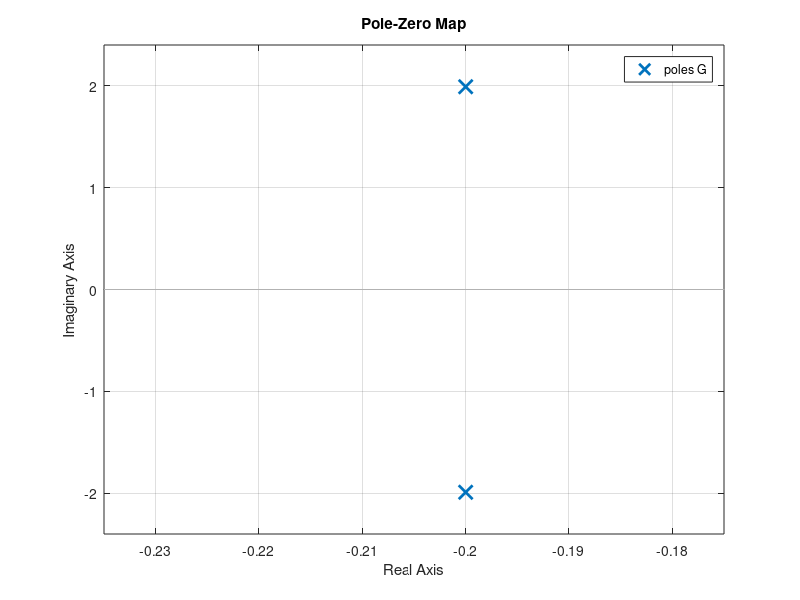
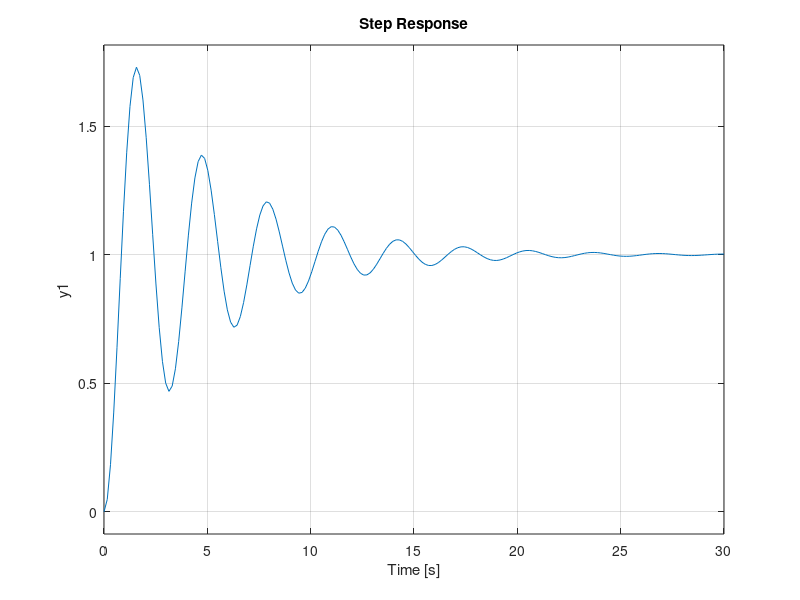
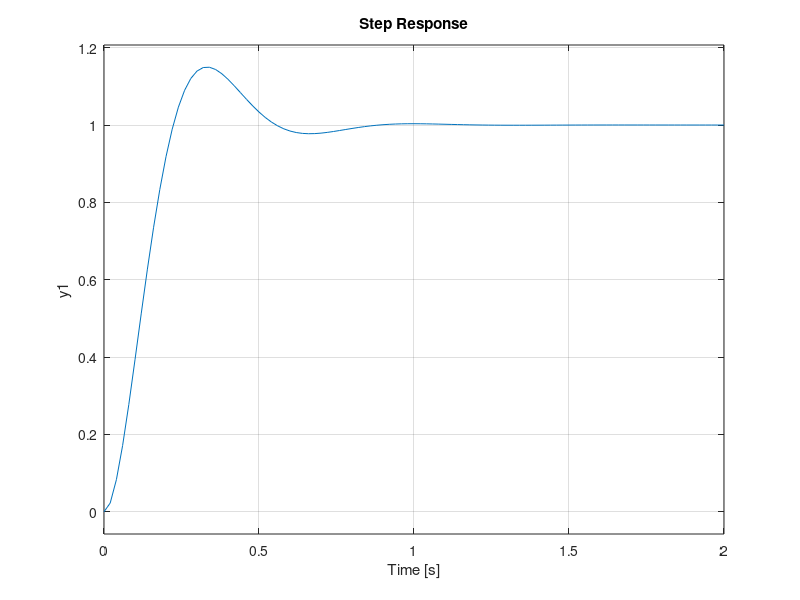
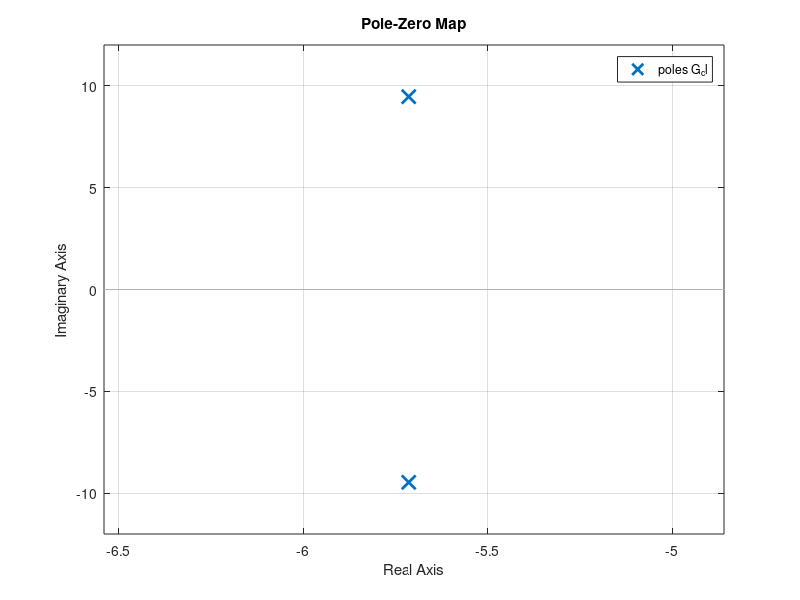

These figures' MATLAB source, in order:
%%%% Spring Mass Damper System
function PD_controller_tuning()
global k m c kp kd
clc
close all

%%% m * xdbldot + c * xdot + k * x = f

%%% PD controller for f

%%% f = -kp * x + kd * xdot

%%%% xdbldot + (c + kd)/m * xdot + (k + kp)/m * x = 0

%%%% ^^^Closed loop system

%%%% Parameters - Problem 26 from Chapter 4 of Norman Nise 
%%%% Control System Engineering
m = 5;
c = 2;
k = 20;

%%% Open Loop
kp = 0;
kd = 0;

%%%% X * (s^2 + (c+kd)/m * s + (k+kp)/m ) = 0
%%%% ^^^assumes initial conditions - impulse response

%%%Natural Frequency and Damping Ratio
wn = sqrt((k+kp)/m)

%%% (s^2 + (c+kd)/m * s + (k+kp)/m )
%%% (s^2 + 2*zed*wn*s + wn^2)

%%% (c+kd)/m = 2*zed*wn
zed = ((c+kd)/m)/(2*wn)

%%%% Poles and Zeros
%%% -zed*wn +- wn*sqrt(1-zed^2)
s1 = -zed*wn + i*wn*sqrt(1-zed^2)
s2 = -zed*wn - i*wn*sqrt(1-zed^2)

denom = [1 (c+kd)/m (k+kp)/m];
roots(denom)
G = tf([wn^2],denom)
pzmap(G)

%%%%Overshoot
OS = exp(-(zed*pi/(sqrt(1-zed^2))))*100
%%%Settling Time
Ts = 4/(zed*wn)

%%%% Transfer Function - System
figure()
step(G)

%%%%I want OS = 15% and Ts = 0.7
%%% -sqrt(1-zed^2)*log(OS/100) = zed*pi
%%% (1-zed^2)*log(OS/100)^2 = zed^2*pi^2
%%% log(OS/100)^2 - zed^2*log(OS/100)^2 = zed^2*pi^2
%%% log(OS/100)^2 = zed^2*(pi^2 + log(OS/100)^2)
%%% log(OS/100)^2/(pi^2 + log(OS/100)^2) = zed^2
OS_closed_loop = 15
zed_cl = sqrt(log(OS_closed_loop/100)^2/(pi^2 + log(OS_closed_loop/100)^2))
OS_closed_loop = exp(-(zed_cl*pi/(sqrt(1-zed_cl^2))))*100
%%% Ts = 4/(zed*wn)
%%% zed*wn * Ts = 4
%%% wn = 4/(zed*Ts)
Ts_closed_loop = 0.7
wn_cl = 4/(zed_cl*Ts_closed_loop)

%%% s^2 + 2*zed*wn + wn^2
denom_cl = [1 2*zed_cl*wn_cl wn_cl^2]
roots(denom_cl)
s1_cl = -zed_cl *wn_cl + i*wn_cl*sqrt(1-zed_cl^2)
s2_cl = -zed_cl *wn_cl + i*wn_cl*sqrt(1-zed_cl^2)
G_cl = tf([wn_cl^2],denom_cl)
figure()
step(G_cl)
figure()
pzmap(G_cl)

%%%Determination of Kp
%%% m*wn_cl^2-k = kp
kp = m*wn_cl^2-k

%%%Determination of Kd
%%% m*2*zed_cl*wn_cl-c = kd
kd = m*2*zed_cl*wn_cl-c

%%%Finished Tuning my PD controller

%%%% State Space
%%%% xdbldot + c/m * xdot + k/m * x = f/m

%%%% xvec = [x;xdot]
%%%% xvecdot = [xdot;xdbldot] = [0 1;-k/m -c/m]*[x;xdot] + [0;1/m]*f
A = [0 1;-k/m -c/m]
B = [0;1/m]

%%%Poles of SS
eig(A)

%%%Poles of CL SS
%%% xvecdot = A*xvec + B*f
%%% f = B*K*xvec
%%% A_CL = (A+BK)
K = [-kp -kd];
A_CL = A + B*K
eig(A_CL)

[tout,xout] = ode45(@Derivatives,[0 1.2],[0;0]);

figure()
plot(tout,xout(:,1))


function xvecdot = Derivatives(t,xvec)
global k m c kp kd

A = [0 1;-k/m -c/m];
B = [0;1/m];
%kp = 0;
wn = sqrt((k+kp)/m);

%f = wn^2*m;

%%%%Let's add feedback
K = [-kp -kd];
f = K*xvec + m*wn^2;

xvecdot = A*xvec + B*f;
